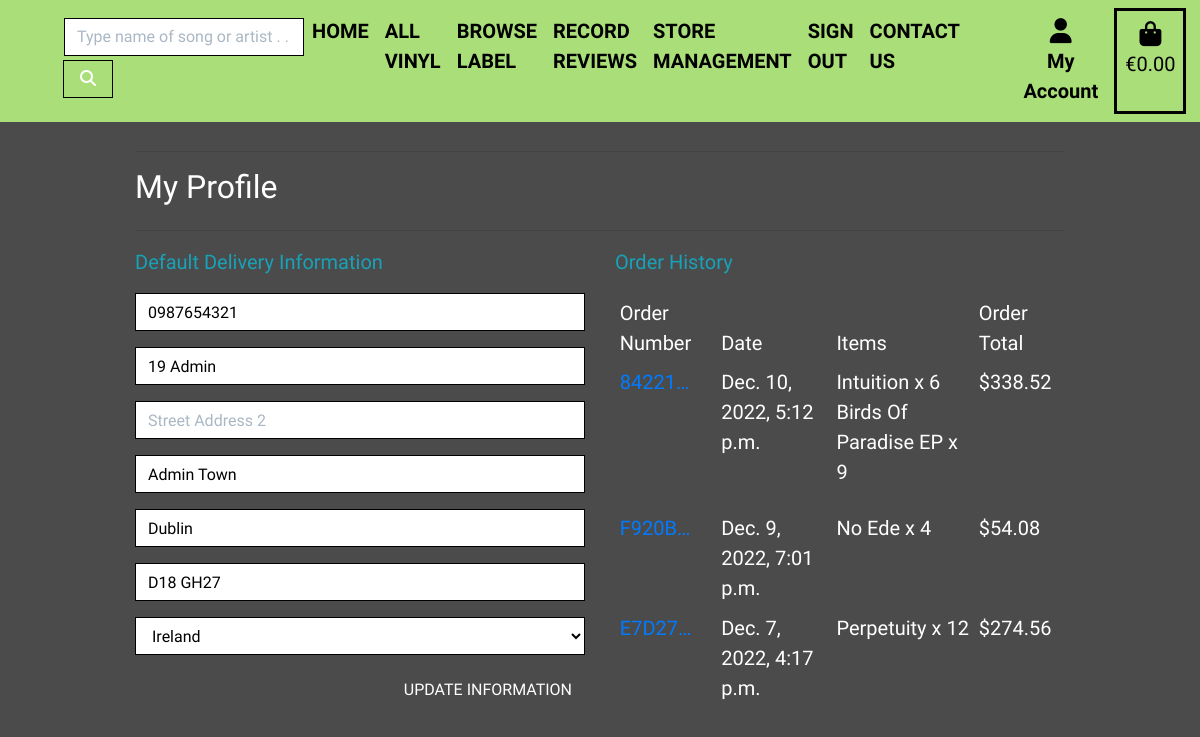
/profile/ (signed in), run on the app's committed database.
### profiles/models.py (models this page shows, shortened)
class UserProfile(models.Model):
    user = models.OneToOneField(User, on_delete=models.CASCADE)
    default_phone_number = models.CharField(
        max_length=20, null=True, blank=True
    )
    default_street_address1 = models.CharField(
        max_length=80, null=True, blank=True
    )
    default_street_address2 = models.CharField(
        max_length=80, null=True, blank=True
    )
    default_town_or_city = models.CharField(
        max_length=40, null=True, blank=True
    )
    default_county = models.CharField(max_length=80, null=True, blank=True)
    default_postcode = models.CharField(max_length=20, null=True, blank=True)
    default_country = CountryField(
        blank_label='Country', null=True, blank=True
    )

### checkout/models.py (models this page shows, shortened)
class Order(models.Model):
    order_number = models.CharField(max_length=32, null=False, editable=False)
    user_profile = models.ForeignKey(UserProfile, on_delete=models.SET_NULL,
                                     null=True, blank=True,
                                     related_name='orders'
                                     )
    full_name = models.CharField(max_length=50, null=False, blank=False)
    email = models.EmailField(max_length=254, null=False, blank=False)
    phone_number = models.CharField(max_length=20, null=False, blank=False)
    country = CountryField(blank_label='Country *', null=False, blank=False)
    town_or_city = models.CharField(max_length=40, null=False, blank=False)
    street_address1 = models.CharField(max_length=80, null=False, blank=False)
    street_address2 = models.CharField(max_length=80, null=True, blank=True)
    postcode = models.CharField(max_length=20, null=True, blank=True)
    county = models.CharField(max_length=80, null=True, blank=True)
    date = models.DateTimeField(auto_now_add=True)
    delivery_cost = models.DecimalField(
        max_digits=6, decimal_places=2, null=False, default=0
    )
    order_total = models.DecimalField(
        max_digits=10, decimal_places=2, null=False, default=0
    )
    grand_total = models.DecimalField(
        max_digits=10, decimal_places=2, null=False, default=0
    )
    original_basket = models.TextField(null=False, blank=False, default='')
    stripe_pid = models.CharField(
        max_length=254, null=False, blank=False, default=''
    )
    class Meta:
        ordering = ['-date']

class ItemCheckout(models.Model):
    order = models.ForeignKey(
        Order, null=False, blank=False, on_delete=models.CASCADE,
        related_name='itemcheckout'
    )
    record = models.ForeignKey(
        Record, null=False, blank=False, on_delete=models.CASCADE
    )
    quantity = models.IntegerField(null=False, blank=False, default=0)
    item_total = models.DecimalField(
        max_digits=6, decimal_places=2, null=False, blank=False, editable=False
    )

### products/models.py (models this page shows, shortened)
class Record(models.Model):
    title = models.CharField(max_length=254)
    artist = models.CharField(max_length=254)
    producer = models.CharField(max_length=254, default="")
    label = models.ForeignKey(Label, on_delete=models.CASCADE)
    price = models.DecimalField(max_digits=4, decimal_places=2)
    track = models.CharField(
        max_length=500, null=False, blank=False, default=""
    )
    description = models.TextField(null=True, blank=True)
    image_url = models.URLField(max_length=1024, null=True, blank=True)
    image = models.ImageField(null=True, blank=True)

### profiles/views.py (the view)
# urls.py: path('profile/', include('profiles.urls')),
@login_required
def profile(request):
    profile = get_object_or_404(UserProfile, user=request.user)
    if request.method == 'POST':
        form = UserProfileForm(request.POST, instance=profile)
        if form.is_valid():
            form.save()
            messages.success(request, 'Profile updated successfully')
        else:
            messages.error(request, 'Update failed. Please ensure the form is \
                valid.')
    else:
        form = UserProfileForm(instance=profile)
    orders = profile.orders.all()
    template = 'profiles/profile.html'
    context = {
        'form': form,
        'orders': orders,
        'on_profile_page': True
    }
    return render(request, template, context)

### basket/contexts.py (called while the page is built, shortened)
def basket_contents(request):
    basket_items = []
    total = 0
    record_count = 0
    basket = request.session.get('basket', {})
    delivery = total * Decimal(settings.DELIVERY_PERCENTAGE / 100)
    grand_total = total + delivery
    context = {
        'basket_items': basket_items,
        'total': total,
        'record_count': record_count,
        'delivery': delivery,
        'grand_total': grand_total,
    }
    return context

### profiles/templates/profiles/profile.html (shortened to what this page needs)
{% extends "base.html" %}
{% load static %}
{% block extra_css %}
    <link rel="stylesheet" href="{% static 'profiles/css/profile.css' %}">
{% endblock %}
{% block page_header %}
    <div class="container header-container">
    </div>
{% endblock %}
{% block content %}
    <div class="container">
        <div class="row">
            <div class="col">
                <hr>
                <h2 class="font-weight-normal text-white mb-4">My Profile</h2>
                <hr>
            </div>
        </div>
        <div class="row">
            <div class="col-12 col-lg-6">
                <p class="text-info">Default Delivery Information</p>
                <form class="mt-3" action="{% url 'profile' %}" method="POST" id="profile-update-form">
                    {{ form|crispy }}
                    <button class="btn btn-black rounded-0 text-uppercase float-right font-weight-normal text-white">
                        Update Information</button>
                </form>
            </div>
            <div class="col-12 col-lg-6">
                <p class="text-info">Order History</p>
                <div class="order-history table-responsive">
                    <table class="table table-sm table-borderless">
                        <thead>
                            <tr>
                                <th class="font-weight-normal text-white">Order Number</th>
                                <th class="font-weight-normal text-white">Date</th>
                                <th class="font-weight-normal text-white">Items</th>
                                <th class="font-weight-normal text-white">Order Total</th>
                            </tr>
                        </thead>
                        <tbody>
                            {% for order in orders %}
                                <tr>
                                    <td>
                                        <a href="{% url 'order_history' order.order_number %}"
                                        title="{{ order.order_number }}">
                                            {{ order.order_number|truncatechars:6 }}
                                        </a>
                                    </td>
                                    <td class="font-weight-normal text-white">{{ order.date }}</td>
                                    <td class="font-weight-normal text-white">
                                        <ul class="list-unstyled">
                                            {% for item in order.itemcheckout.all %}
                                                <li class="medium">
                                                    {{ item.record.title }} x {{ item.quantity }}
                                                </li>
                                            {% endfor %}
                                        </ul>
                                    </td>
                                    <td class="font-weight-normal text-white">${{ order.grand_total }}</td>
                                </tr>
                            {% endfor %}
                        </tbody>
                    </table>
                </div>
            </div>
        </div>
{% endblock %}

### static/css/base.css (style rules this page uses)
html { height: 100%; }
body { font-family: 'Squada One', sans-serif; font-size: 20px; background: rgb(76, 75, 75); height: calc(100vh - 164px); margin: 0; padding: 0; }
.header-container { margin-top: -2.45%; }
.border-black { border: 1px solid black !important; }
@media (min-width: 1200px) { .container { max-width: 80%; } }
@media (min-width: 992px) { .header-container { padding-top: 164px; } }

### profiles/static/profiles/css/profile.css (style rules this page uses)
.order-history { max-height: 416px; overflow-y: auto; }
#profile-update-form .form-control { color: #000; }
#profile-update-form input::placeholder { color: #aab7c4; }
#id_default_country, #id_default_country option:not(:first-child) { color: #000; }

### data on the page
UserProfile: default_phone_number "0987654321", default_street_address1 "19 Admin", default_town_or_city "Admin Town", default_county "Dublin", default_postcode "D18 GH27", default_country "Ireland"
Order: order_number "84221…", date "Dec. 10, 2022, 5:12 p.m.", grand_total "338.52"
ItemCheckout: record "Intuition", quantity "6"
ItemCheckout: record "Birds Of Paradise EP", quantity "9"
Order: order_number "F920B…", date "Dec. 9, 2022, 7:01 p.m.", grand_total "54.08"
ItemCheckout: record "No Ede", quantity "4"
Order: order_number "E7D27…", date "Dec. 7, 2022, 4:17 p.m.", grand_total "274.56"
ItemCheckout: record "Perpetuity", quantity "12"
